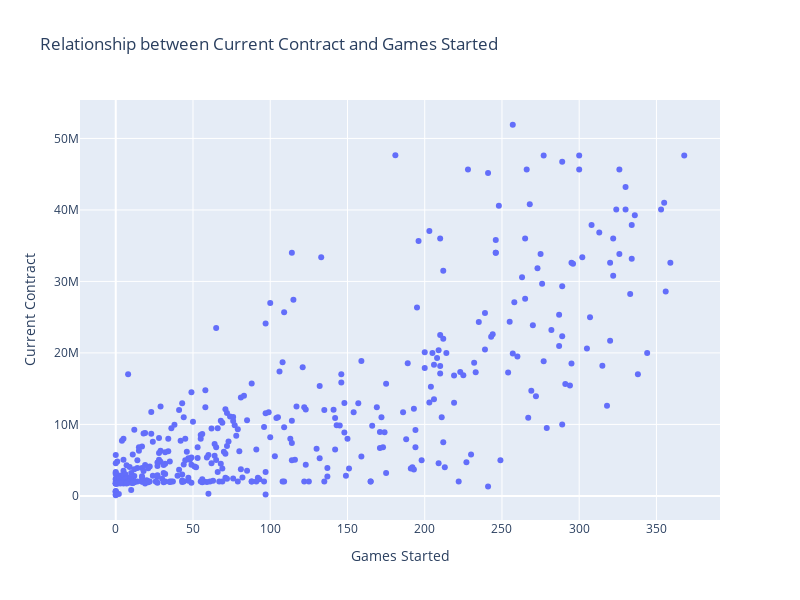

Write notebook code for a chart like this one.
### Markdown cell above
The scatterplot and correlation value tells me that there isn't strong relationship between games played and contract values. In fact the scatter plot shows the a majority of players making less than $10 million this year. This makes sense in the context of the data because NBA teams usually have 12-man rosters but will only play 7-8 guys. Let's see if Games started has a strong relationship to contract values.

### Code cell
#print the correlation metric
print(preprocessed_data[['GS','Current_Contract']].corr())

# Create scatter plot
fig = px.scatter(preprocessed_data, x='GS', y='Current_Contract',
                 title='Relationship between Current Contract and Games Started',
                 labels={'GS': 'Games Started', 'Current_Contract': 'Current Contract'})

# Update layout
fig.update_layout(width=800, height=600)

# Show the plot
fig.show()

### Figure 1 — Plotly figure (JSON) as saved in the notebook; plotly's stock layout.template omitted (floating-point values rounded to 4 significant figures; data arrays with more than 128 entries replaced by an {"elided": "..."} marker saying what was removed)
{"data": [{"hovertemplate": "Games Started=%{x}<br>Current Contract=%{y}<extra></extra>", "legendgroup": "", "marker": {"color": "#636efa", "symbol": "circle"}, "mode": "markers", "name": "", "orientation": "v", "showlegend": false, "type": "scatter", "x": {"elided": "419 int values"}, "xaxis": "x", "y": {"elided": "419 int values"}, "yaxis": "y"}], "layout": {"height": 600, "legend": {"tracegroupgap": 0}, "title": {"text": "Relationship between Current Contract and Games Started"}, "width": 800, "xaxis": {"anchor": "y", "autorange": true, "domain": [0, 1], "range": [-23.14, 391.1], "title": {"text": "Games Started"}, "type": "linear"}, "yaxis": {"anchor": "x", "autorange": true, "domain": [0, 1], "range": [-3369000.0, 55380000.0], "title": {"text": "Current Contract"}, "type": "linear"}}}
